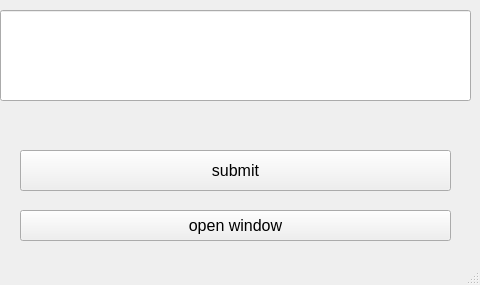
<?xml version="1.0" encoding="UTF-8"?>
<ui version="4.0">
 <class>MainWindow</class>
 <widget class="QMainWindow" name="MainWindow">
  <property name="geometry">
   <rect>
    <x>0</x>
    <y>0</y>
    <width>480</width>
    <height>285</height>
   </rect>
  </property>
  <property name="windowTitle">
   <string>MainWindow</string>
  </property>
  <widget class="QWidget" name="centralwidget">
   <widget class="QPushButton" name="pushButton">
    <property name="geometry">
     <rect>
      <x>20</x>
      <y>150</y>
      <width>431</width>
      <height>41</height>
     </rect>
    </property>
    <property name="font">
     <font>
      <pointsize>12</pointsize>
     </font>
    </property>
    <property name="text">
     <string>submit</string>
    </property>
   </widget>
   <widget class="QPushButton" name="pushButton_2">
    <property name="geometry">
     <rect>
      <x>20</x>
      <y>210</y>
      <width>431</width>
      <height>31</height>
     </rect>
    </property>
    <property name="font">
     <font>
      <pointsize>12</pointsize>
     </font>
    </property>
    <property name="text">
     <string>open window</string>
    </property>
   </widget>
   <widget class="QLineEdit" name="lineEdit">
    <property name="geometry">
     <rect>
      <x>0</x>
      <y>10</y>
      <width>471</width>
      <height>91</height>
     </rect>
    </property>
    <property name="font">
     <font>
      <pointsize>12</pointsize>
     </font>
    </property>
   </widget>
  </widget>
  <widget class="QMenuBar" name="menubar">
   <property name="geometry">
    <rect>
     <x>0</x>
     <y>0</y>
     <width>480</width>
     <height>21</height>
    </rect>
   </property>
  </widget>
  <widget class="QStatusBar" name="statusbar"/>
 </widget>
 <resources/>
 <connections/>
</ui>
